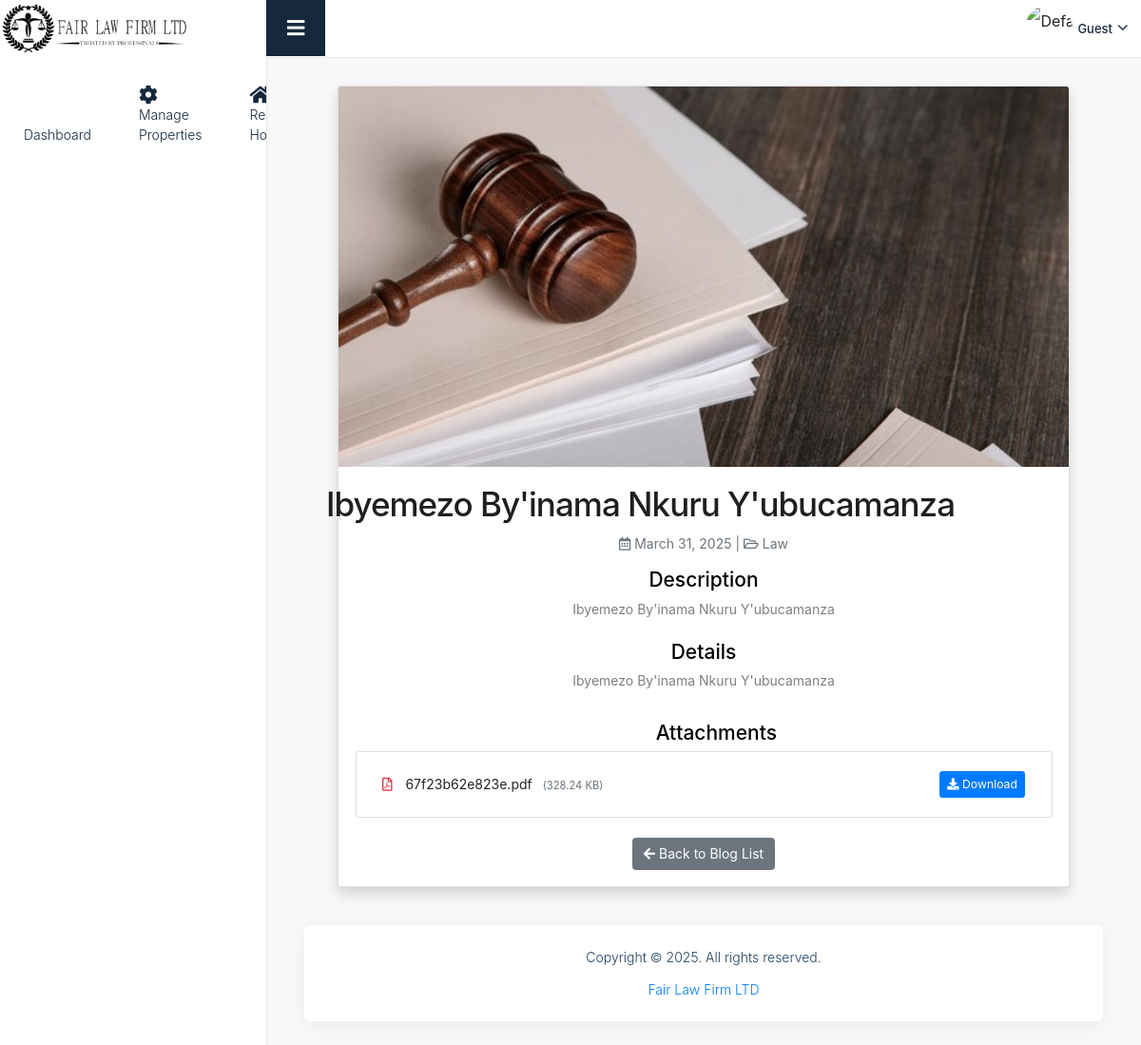
The page /data/view_blog.php?id=1 (signed in) on the database its author committed.
### tables this page shows
CREATE TABLE `blog` (
  `id` int(11) NOT NULL,
  `image` varchar(250) NOT NULL,
  `title` varchar(200) NOT NULL,
  `description_blog` text NOT NULL,
  `blog_description_details` text NOT NULL,
  `date` timestamp NULL DEFAULT current_timestamp(),
  `category_blog` varchar(255) DEFAULT 'Uncategorized',
  `status` enum('active','pending') NOT NULL DEFAULT 'active'
);

CREATE TABLE `blog_attachments` (
  `id` int(11) NOT NULL,
  `blog_id` int(11) NOT NULL,
  `file_name` varchar(255) NOT NULL,
  `file_path` varchar(255) NOT NULL,
  `file_type` varchar(50) NOT NULL,
  `file_size` int(11) NOT NULL,
  `upload_date` timestamp NOT NULL DEFAULT current_timestamp()
);

### data/view_blog.php (the view, shortened to what this page needs)
<?php
require_once 'include/header.php';
require_once 'propertyMgt/config.php';
if (isset($_GET['id'])) {
    $id = $_GET['id'];
    $query = "SELECT * FROM blog WHERE id = :id";
    $stmt = $conn->prepare($query);
    $stmt->execute([':id' => $id]);
    $blog = $stmt->fetch(PDO::FETCH_ASSOC);
} else {
    echo "Invalid request!";
    exit;
}
$query = "SELECT * FROM blog_attachments WHERE blog_id = :blog_id";
$stmt = $conn->prepare($query);
$stmt->execute([':blog_id' => $id]);
$attachments = $stmt->fetchAll(PDO::FETCH_ASSOC);
?>
<!DOCTYPE html>
<html lang="en">
<head>
    <link rel="stylesheet" href="https://maxcdn.bootstrapcdn.com/bootstrap/4.5.2/css/bootstrap.min.css">
    <link rel="stylesheet" href="https://cdnjs.cloudflare.com/ajax/libs/font-awesome/5.15.4/css/all.min.css">
</head>
<body>
    <div class="container">
        <div class="card shadow">
            <img src="propertyMgt/blogImg/<?php echo htmlspecialchars($blog['image']); ?>" class="card-img-top" alt="Blog Image">
            <div class="card-body">
                <h1 class="card-title"><?php echo htmlspecialchars($blog['title']); ?></h1>
                <p class="text-muted">
                    <i class="far fa-calendar-alt"></i> <?php echo date('F j, Y', strtotime($blog['date'])); ?> |
                    <i class="far fa-folder-open"></i> <?php echo htmlspecialchars($blog['category_blog']); ?>
                </p>
                <div class="card-text">
                    <h4>Description</h4>
                    <p><?php echo nl2br(htmlspecialchars($blog['description_blog'])); ?></p>
                    <h4 class="mt-4">Details</h4>
                    <p><?php echo nl2br(htmlspecialchars($blog['blog_description_details'])); ?></p>
                </div>
                <?php if (!empty($attachments)): ?>
                <div class="attachments-container">
                    <h4><i class="far fa-paperclip"></i> Attachments</h4>
                    <div class="list-group">
                        <?php foreach ($attachments as $attachment): ?>
                            <div class="list-group-item">
                                <div class="attachment-item">
                                    <div>
                                        <i class="<?php echo getFileIconClass($attachment['file_name']); ?> file-icon"></i>
                                        <?php echo htmlspecialchars($attachment['file_name']); ?>
                                        <small class="text-muted ml-2">(<?php echo formatFileSize($attachment['file_size']); ?>)</small>
                                    </div>
                                    <a href="propertyMgt/blogFiles/<?php echo htmlspecialchars($attachment['file_path']); ?>"
                                       class="btn btn-sm btn-primary" download>
                                        <i class="fa fa-download"></i> Download
                                    </a>
                                </div>
                            </div>
                        <?php endforeach; ?>
                    </div>
                </div>
                <?php endif; ?>
                <div class="mt-4">
                    <a href="display_blog.php" class="btn btn-secondary">
                        <i class="fa fa-arrow-left"></i> Back to Blog List
                    </a>
                </div>
            </div>
        </div>
    </div>
</body>
</html>
<?php
function getFileIconClass($filename) {
    $ext = pathinfo($filename, PATHINFO_EXTENSION);
    switch(strtolower($ext)) {
        case 'pdf': return 'far fa-file-pdf text-danger';
    }
}
function formatFileSize($bytes) {
    $k = 1024;
    $sizes = ['Bytes', 'KB', 'MB', 'GB'];
    $i = floor(log($bytes) / log($k));
    return round($bytes / pow($k, $i), 2) . ' ' . $sizes[$i];
}
require_once 'include/footer.php';
?>

### data/style.css (style rules this page uses)
* { margin: 0; padding: 0; outline: none !important; }
html, body { color: #898989; font-size: 14px; font-family: 'Poppins', sans-serif; line-height: normal; font-weight: 300; overflow-x: hidden !important; }
a { color: #1f1f1f; text-decoration: none !important; outline: none !important; -webkit-transition: all .3s ease-in-out; -moz-transition: all .3s ease-in-out; -ms-transition: all .3s ease-in-out; -o-transition: all .3s ease-in-out; transition: all .3s ease-in-out; }
h1, h2, h3, h4, h5, h6 { letter-spacing: 0; font-weight: normal; position: relative; padding: 0; font-weight: normal; line-height: normal; color: #1f1f1f; margin: 0 }
h1 { font-size: 24px }
h4 { font-size: 16px }
a { color: #898989; text-decoration: none; outline: none; }
a, .btn { text-decoration: none !important; outline: none !important; -webkit-transition: all .3s ease-in-out; -moz-transition: all .3s ease-in-out; -ms-transition: all .3s ease-in-out; -o-transition: all .3s ease-in-out; transition: all .3s ease-in-out; }
h4 { font-size: 18px; color: #000; line-height: 21px; font-weight: 600; text-transform: none; margin-bottom: 15px; }
p { color: #58718a; font-size: 14px; line-height: 21px; }
.container { width: 1200px; }
i, span { display: inline-block; }
.btn { font-size: 14px; }

### data/view_blog.php (style rules this page uses)
.container { max-width: 800px; margin-top: 30px; }
.card { margin-bottom: 30px; }
.card img { max-height: 400px; object-fit: cover; }
.attachment-item { display: flex; justify-content: space-between; align-items: center; padding: 10px; border-bottom: 1px solid #eee; }
.attachment-item:last-child { border-bottom: none; }
.file-icon { margin-right: 10px; }
.attachments-container { margin-top: 30px; }

### rows shown on the page
blog: image (picture), title "Ibyemezo By'inama Nkuru Y'ubucamanza", date "March 31, 2025", category_blog "Law", description_blog "Ibyemezo By'inama Nkuru Y'ubucamanza", blog_description_details "Ibyemezo By'inama Nkuru Y'ubucamanza"
blog_attachments: file_name "67f23b62e823e.pdf", file_size "328.24 KB"
